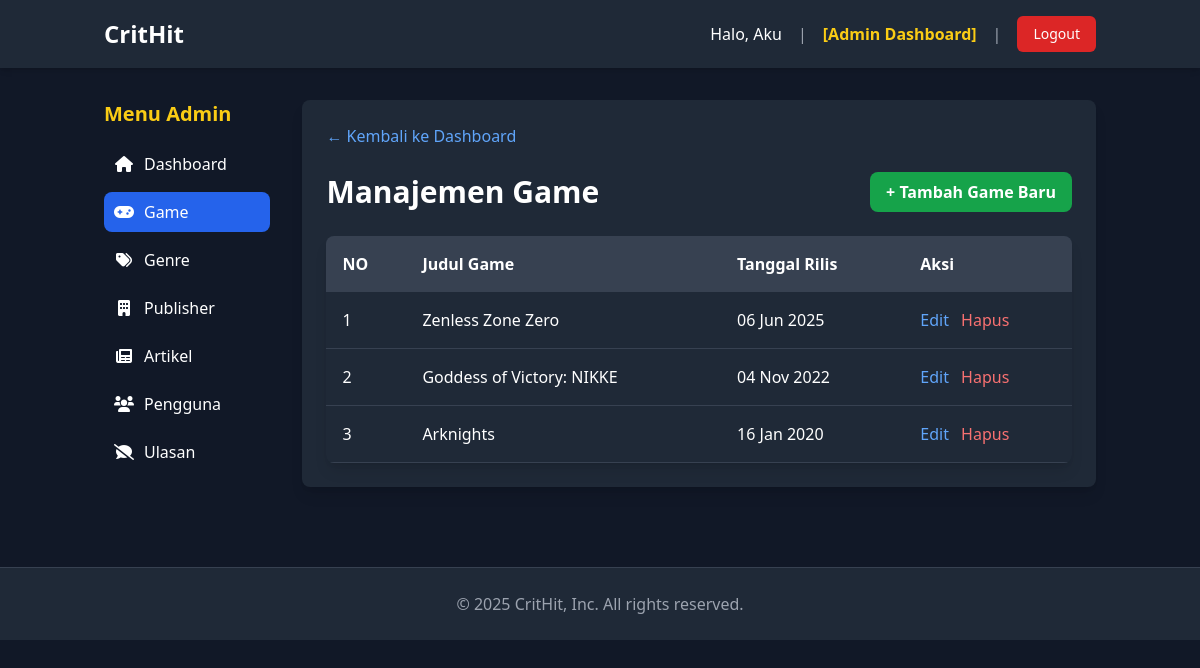
The app's page /admin/index.php?page=manage_games (signed in) with its own data.
### tables this page shows
CREATE TABLE `games` (
  `id` int(11) NOT NULL,
  `title` varchar(255) NOT NULL,
  `description` text DEFAULT NULL,
  `release_date` date DEFAULT NULL,
  `image_url` varchar(255) DEFAULT NULL,
  `created_at` timestamp NOT NULL DEFAULT current_timestamp()
);

### admin/games/manage_games.php (the view, shortened to what this page needs)
<?php
$games = [];
try {
    $sql = "SELECT * FROM games ORDER BY created_at DESC";
    $stmt = $pdo->prepare($sql);
    $stmt->execute();
    $games = $stmt->fetchAll();
} catch (PDOException $e) {
    $error_db = "Error mengambil data game: " . $e->getMessage();
}
?>
<a href="index.php?page=dashboard" class="text-blue-400 hover:text-blue-300 mb-6 inline-block">&larr; Kembali ke Dashboard</a>
<div class="flex justify-between items-center mb-6">
    <h1 class="text-3xl font-bold">Manajemen Game</h1>
    <a href="index.php?page=game_tambah" class="bg-green-600 text-white px-4 py-2 rounded-lg font-bold hover:bg-green-700">
        + Tambah Game Baru
    </a>
</div>
<div class="bg-gray-800 rounded-lg shadow-lg overflow-hidden">
    <table class="w-full">
        <thead class="bg-gray-700">
            <tr>
                <th class="p-4 text-left">NO</th>
                <th class="p-4 text-left">Judul Game</th>
                <th class="p-4 text-left">Tanggal Rilis</th>
                <th class="p-4 text-left">Aksi</th>
            </tr>
        </thead>
        <tbody>
            <?php if (empty($games)): ?>
                <tr>
                    <td colspan="4" class="p-4 text-center text-gray-400">
                        Belum ada game di database.
                    </td>
                </tr>
            <?php else:
                $no = 1;
                foreach ($games as $game): ?>
                    <tr class="border-b border-gray-700 hover:bg-gray-700">
                        <td class="p-4"><?php echo htmlspecialchars($no); ?></td>
                        <td class="p-4 font-medium"><?php echo htmlspecialchars($game['title']); ?></td>
                        <td class="p-4"><?php echo date('d M Y', strtotime($game['release_date'])); ?></td>
                        <td class="p-4">
                            <a href="index.php?page=game_edit&id=<?php echo $game['id']; ?>" class="text-blue-400 hover:text-blue-300 mr-2">Edit</a>
                            <a href="index.php?page=game_hapus&id=<?php echo $game['id']; ?>" class="text-red-400 hover:text-red-300" onclick="return confirm('Anda yakin ingin menghapus game ini? Ini akan menghapus semua data terkait!');">Hapus</a>
                        </td>
                    </tr>
                    <?php $no++; ?>
                <?php endforeach; ?>
            <?php endif; ?>
        </tbody>
    </table>
</div>

### records on screen
games: title "Zenless Zone Zero", release_date "06 Jun 2025"
games: title "Goddess of Victory: NIKKE", release_date "04 Nov 2022"
games: title "Arknights", release_date "16 Jan 2020"

### other values on screen
$user_name "Aku"
